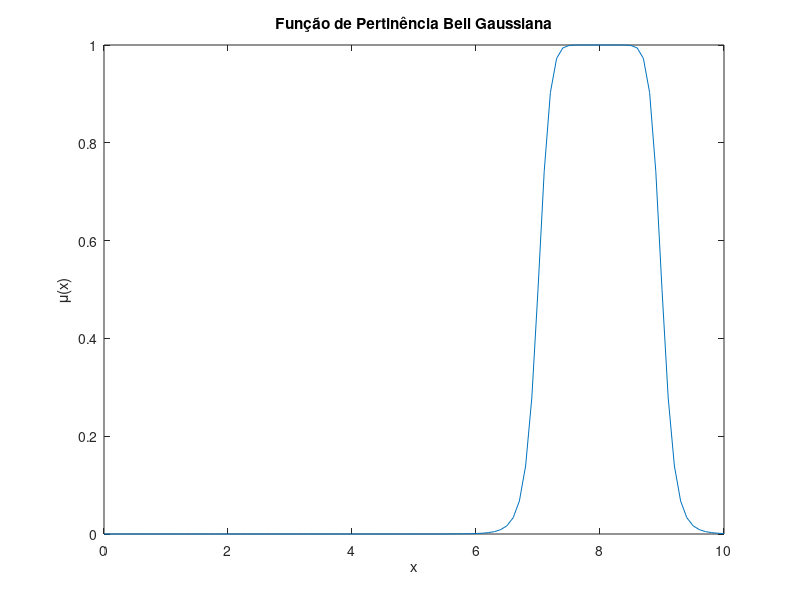

Here is the MATLAB script that generated this plot:
x = 0:0.1:10;

% Função de Pertinência BellGaussiana

a = 1;
b = 5;
c = 8;

bellgaussiana = gbellmf(x, [a b c]);

plot(x, bellgaussiana);
title('Função de Pertinência Bell Gaussiana');
xlabel('x');
ylabel('\mu(x)');